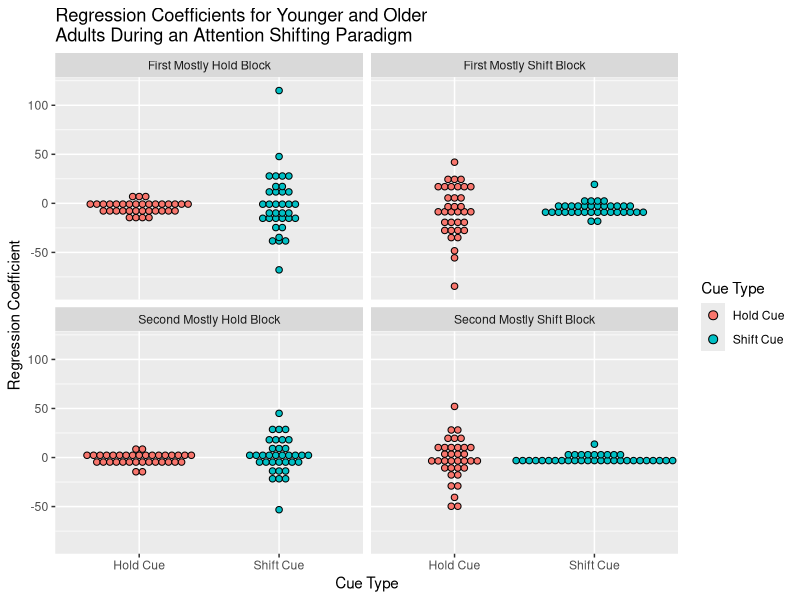
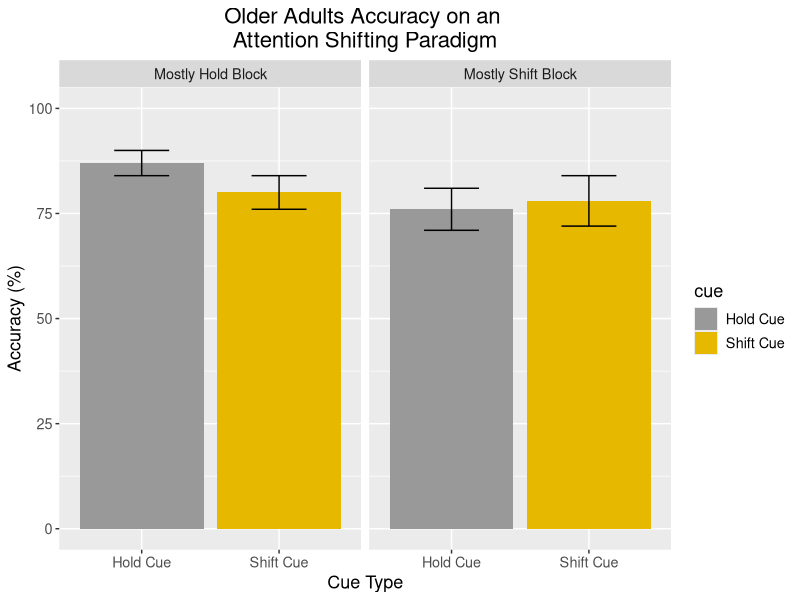
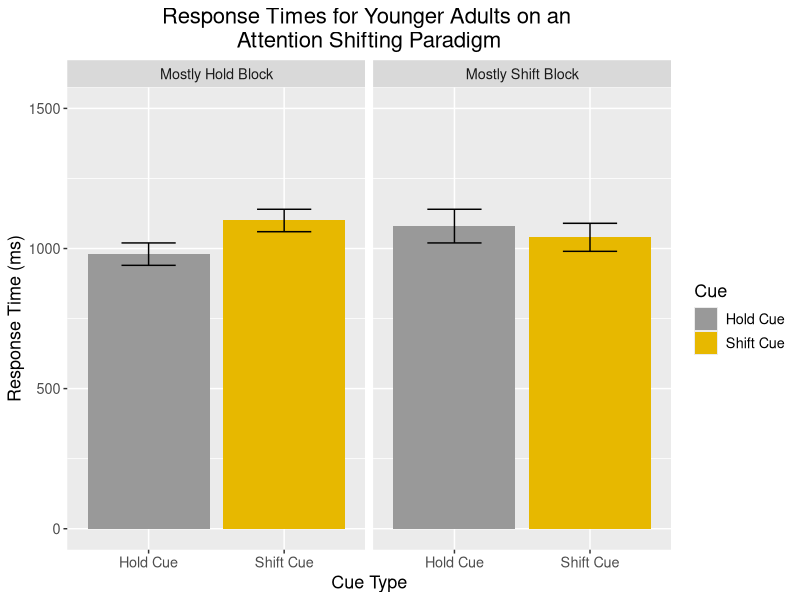
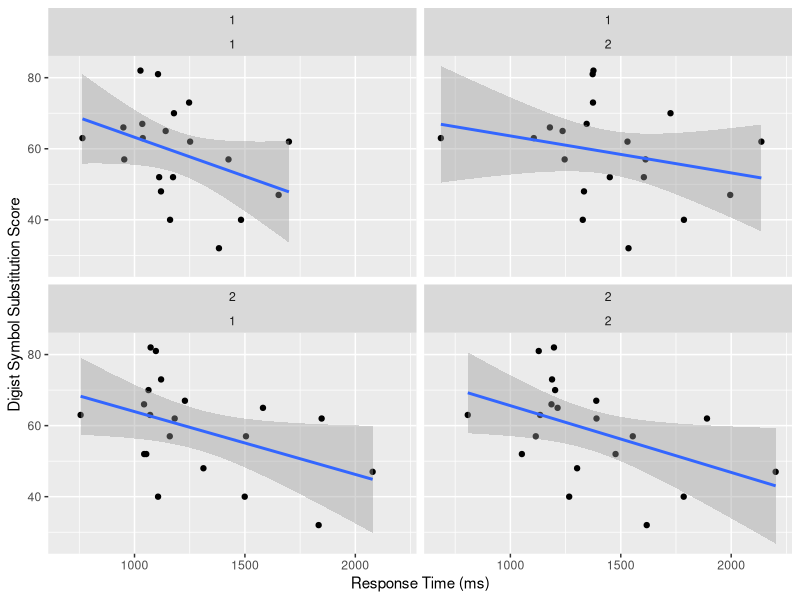

Source code (R) for these figures, in order:
## ---- chunk 1
knitr::opts_chunk$set(echo = TRUE)
## ---- chunk 2

library(readxl)
library(tidyverse)

## ---- chunk 3

RegCoGraph <- read_excel("RegCo.xlsx")
## ---- chunk 4
RegCoGraph$PID<-as.factor(RegCoGraph$PID)

RegCoGraph$Age <- factor(RegCoGraph$Age,
                               levels = c(1,2),
                               labels = c("Old", "Young")) 

#converts 1's and 2's in the data file to correspond to factor labels of the block type variable of study method.

RegCoGraph$Shift_type <-factor(RegCoGraph$Shift_type,
                                  levels = c(1,2),
                                  labels = c("Hold Cue", "Shift Cue")) 

#converts 1's and 2's in the data file to correspond to factor labels of the cue type variable of time.

RegCoGraph$beta_coeff <- as.numeric(RegCoGraph$beta_coeff)

#RegCo$Block_num <- factor(RegCo$Block_num,
                         # levels = 1,
                          #labels = "first hold")

RegCoGraph$SBlock_num <-factor(RegCoGraph$Block_num,
                                  levels = c(1,2,3,4),
                                  labels = c("First Mostly Hold Block", "First Mostly Shift Block" , "Second Mostly Hold Block" , "Second Mostly Shift Block"))
## ---- chunk 5
facet.labs <- as_labeller(c('1' = "First Mostly Hold Block" , '2' = "First Mostly Shift Block" , '3' = "Second Mostly Hold Block" , '4' = "Second Mostly Shift Block"))

ggplot(RegCoGraph, mapping = aes(x = Shift_type , y = beta_coeff , fill = Shift_type)) +
  geom_dotplot(binaxis = "y" , stackdir = "center")+
  facet_wrap(~ Block_num , labeller = facet.labs)+
  labs(title = "Regression Coefficients for Younger and Older \nAdults During an Attention Shifting Paradigm" , x = "Cue Type" , y = "Regression Coefficient" , fill = "Cue Type")
## ---- chunk 6
graphable <- data.frame(
  cue = c("Hold Cue" , "Shift Cue" , "Hold Cue" , "Shift Cue") ,
  block = c("MH","MH","MS","MS"),
  response = c(87,80,76,78),
  se = c(3,4,5,6)
)

facet.labs <- as_labeller(c('MH' = "Mostly Hold Block" , 'MS' = "Mostly Shift Block"))

ggplot(graphable, mapping = aes(x = cue, y = response , fill = cue)) +
  geom_bar(stat = "summary")+
  facet_grid(.~block , labeller = facet.labs)+
  labs(title = "Older Adults Accuracy on an \nAttention Shifting Paradigm" , x = "Cue Type" , y = "Accuracy (%)")+
  scale_x_discrete(labels = c("Hold_Cue" = "Hold Cue" , "Shift_Cue" = "Shift Cue"))+
  geom_errorbar(aes(x = cue , ymin = response-se , ymax = response + se), colour = "black", width = .4)+
  scale_fill_manual(values = c("#999999" , "#E7B800" , "#999999" , "#E7B800"))+
  theme(plot.title = element_text(size = 16))+
  theme(plot.title = element_text(hjust = 0.5))+
  theme(text = element_text(size = 13))+
  ylim(0,100)
## ---- chunk 7
Young <- read_excel("young_mean_data.xlsx")
## ---- chunk 8
Young$Block_type <- factor(Young$Block_type,
                               levels = c(1,2),
                               labels = c("Mostly_Hold_Block", "Mostly_Shift_Block")) 

#converts 1's and 2's in the data file to correspond to factor labels of the block type variable of study method.

Young$Shift_type <-factor(Young$Shift_type,
                                  levels = c(1,2),
                                  labels = c("Hold_Cue", "Shift_Cue")) 

#converts 1's and 2's in the data file to correspond to factor labels of the cue type variable of time.
## ---- chunk 9
Young %>% 
  group_by(Block_type , Shift_type) %>% 
  summarise(mean = mean(RT) ,
            sd = sd(RT),
            se = sd / sqrt(20))
## ---- chunk 10
graphable2 <- data.frame(
  Cue = c("Hold Cue" , "Shift Cue" , "Hold Cue" , "Shift Cue") ,
  block = c("MH","MH","MS","MS"),
  response = c(980,1100,1080,1040),
  se = c(40,40,60,50)
)

#myColors <- c("#999999" , "#E7B800")
#names(myColors) <-levels(graphable$cue)
#custom_colors <- scale_colour_manual(name = "Cue Type" , values = "myColors")

facet.labs <- as_labeller(c('MH' = "Mostly Hold Block" , 'MS' = "Mostly Shift Block"))

ggplot(graphable2, mapping = aes(x = Cue, y = response , fill = Cue)) +
  geom_bar(stat = "summary")+
  facet_grid(.~block , labeller = facet.labs)+
  labs(title = "Response Times for Younger Adults on an \nAttention Shifting Paradigm" , x = "Cue Type" , y = "Response Time (ms)")+
  scale_x_discrete(labels = c("Hold_Cue" = "Hold Cue" , "Shift_Cue" = "Shift Cue"))+
  geom_errorbar(aes(x = Cue , ymin = response-se , ymax = response + se), colour = "black", width = .4)+
  scale_fill_manual(values = c("#999999" , "#E7B800" , "#999999" , "#E7B800"))+
   theme(plot.title = element_text(size = 16))+
  theme(plot.title = element_text(hjust = 0.5))+
  theme(text = element_text(size = 13))+
  ylim(0,1500)
## ---- chunk 11
Old <- read_excel("AllOldDSC.xlsx")
## ---- chunk 12
Old %>% 
ggplot(aes(x = RT*1000 , y = DSC))+
  geom_point()+
  facet_wrap(~Block_type + Shift_type)+
  stat_smooth(method = "lm")+
  labs(x = "Response Time (ms)" , y = "Digist Symbol Substitution Score")

